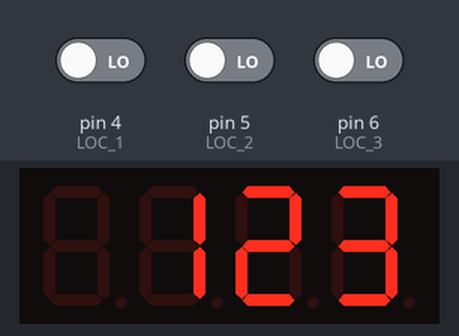
Simulated run of this sketch. Board: Arduino Uno, built with avr-gcc and run on an emulated ATmega328P. Parts: 4-digit seven-segment display. The inputs (shaded band) are chosen by the test bench; at power-on: pin 4 (LOC_1) LOW, pin 5 (LOC_2) LOW, pin 6 (LOC_3) LOW.

Above: at 2.8 s.
2.9 s: pin 4 (LOC_1) driven HIGH
Timing chart, 0 to 5.9 s (numbered marks = the images above; inputs shaded):
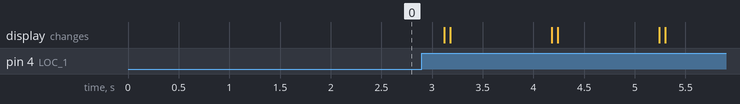

The sketch:

Asia_Globe_Final.ino
```cpp
#include <Arduino.h>

#include <TM1637Display.h>


#define CLK 2

#define DIO 3


#define LOC_1 4

#define LOC_2 5

#define LOC_3 6

#define LOC_COUNT 3


#define MAIN_TIMER_MILLIS 120000

#define RESET_TIMER_MILLIS 5000

#define LOCK_CODE 123


enum ProgramState
{

	Off,

	Timer,

	Reset,

	ShowCode,

};


enum InputState

{

	None,

	Some,

	All,

};


int millis_to_timer(unsigned long millis)

{

	float secs = millis / 1000.0;

	float mins = secs / 60.0;

	secs = (mins - floor(mins)) * 60.0;

	mins = floor(mins);

	return (int)mins * 100 + (int)secs;

}


ProgramState prog_state = ProgramState::Off;

InputState input_state = InputState::None;

TM1637Display display(CLK, DIO);

unsigned long last_time = 0;


void setup()

{

	display.setBrightness(0x0f);

}


void loop()

{

	int input_ctr = 0;

	if(digitalRead(LOC_1) == HIGH)

	{

		input_ctr++;

	}

	if(digitalRead(LOC_2) == HIGH)

	{

		input_ctr++;

	}

	if(digitalRead(LOC_3) == HIGH)

	{

		input_ctr++;

	}


	if(input_ctr == 0)

	{

		input_state = InputState::None;

	}

	else if(input_ctr == LOC_COUNT)

	{

		input_state = InputState::All;

	}

	else

	{

		input_state = InputState::Some;

	}


	switch(prog_state)

	{

		case ProgramState::Off:

		{

			if(input_state == InputState::Some)

			{

				last_time = millis();

				prog_state = ProgramState::Timer;

			}

			else if(input_state == InputState::All)

			{

				prog_state = ProgramState::ShowCode;

			}

		}

		case ProgramState::Timer:

		{

			if(input_state == InputState::None)

			{

				prog_state = ProgramState::Reset;

			}

			else if(input_state == InputState::All)

			{

				prog_state = ProgramState::ShowCode;

			}

			else

			{

				unsigned long now = millis();

				unsigned long elapsed = now - last_time;

				if(elapsed >= MAIN_TIMER_MILLIS)

				{

					last_time = millis();

					prog_state = ProgramState::Reset;

				}

				display.showNumberDec(millis_to_timer(elapsed), false, 4, 1);

			}

		}

		case ProgramState::Reset:

		{

			unsigned long now = millis();

			unsigned long elapsed = now - last_time;

			if(elapsed >= RESET_TIMER_MILLIS)

			{

				prog_state = ProgramState::Off;

			}

			display.showNumberDec(millis_to_timer(elapsed), false, 4, 1);

		}

		case ProgramState::ShowCode:

		{

			display.showNumberDec(LOCK_CODE, false, 3,1);

			delay(1000);

			prog_state = ProgramState::Off;

		}

	}

}
```
